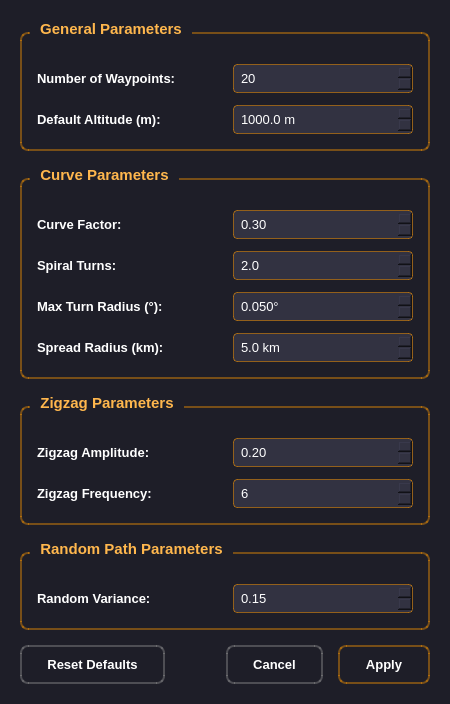
<?xml version="1.0" encoding="UTF-8"?>
<ui version="4.0">
 <class>CPathSettingsDialog</class>
 <widget class="QDialog" name="CPathSettingsDialog">
  <property name="geometry">
   <rect>
    <x>0</x>
    <y>0</y>
    <width>450</width>
    <height>570</height>
   </rect>
  </property>
  <property name="windowTitle">
   <string>Path Generator Settings</string>
  </property>
  <property name="styleSheet">
   <string notr="true">QDialog {
    background-color: rgb(30, 30, 40);
    color: white;
}
QLabel {
    color: white;
    font-weight: bold;
    font-size: 10pt;
}
QGroupBox {
    color: #FFB74D;
    font-weight: bold;
    font-size: 11pt;
    border: 2px solid rgba(255, 152, 0, 0.4);
    border-radius: 8px;
    margin-top: 12px;
    padding-top: 10px;
}
QGroupBox::title {
    subcontrol-origin: margin;
    subcontrol-position: top left;
    padding: 0 8px;
    left: 10px;
}
QSpinBox, QDoubleSpinBox {
    background-color: rgb(50, 50, 65);
    color: white;
    border: 1px solid rgba(255, 152, 0, 0.5);
    border-radius: 4px;
    padding: 5px;
    font-size: 10pt;
}
QSpinBox:focus, QDoubleSpinBox:focus {
    border: 2px solid rgba(255, 167, 38, 0.8);
}
QPushButton {
    background: qlineargradient(x1:0, y1:0, x2:0, y2:1,
                                stop:0 rgba(255, 152, 0, 0.85),
                                stop:0.5 rgba(245, 124, 0, 0.85),
                                stop:1 rgba(230, 81, 0, 0.85));
    border: 2px solid rgba(255, 152, 0, 0.4);
    color: white;
    padding: 10px 25px;
    border-radius: 8px;
    font-weight: 600;
    font-size: 10pt;
}
QPushButton:hover {
    background: qlineargradient(x1:0, y1:0, x2:0, y2:1,
                                stop:0 rgba(255, 167, 38, 0.9),
                                stop:0.5 rgba(255, 152, 0, 0.9),
                                stop:1 rgba(245, 124, 0, 0.9));
    border: 2px solid rgba(255, 167, 38, 0.6);
}
QPushButton:pressed {
    background: qlineargradient(x1:0, y1:0, x2:0, y2:1,
                                stop:0 rgba(230, 81, 0, 0.9),
                                stop:1 rgba(191, 54, 12, 0.9));
}
QPushButton#pushButton_ResetDefaults {
    background: qlineargradient(x1:0, y1:0, x2:0, y2:1,
                                stop:0 rgba(97, 97, 97, 0.85),
                                stop:1 rgba(66, 66, 66, 0.85));
    border: 2px solid rgba(150, 150, 150, 0.4);
}
QPushButton#pushButton_ResetDefaults:hover {
    background: qlineargradient(x1:0, y1:0, x2:0, y2:1,
                                stop:0 rgba(117, 117, 117, 0.9),
                                stop:1 rgba(97, 97, 97, 0.9));
}
QPushButton#pushButton_Cancel {
    background: qlineargradient(x1:0, y1:0, x2:0, y2:1,
                                stop:0 rgba(97, 97, 97, 0.85),
                                stop:1 rgba(66, 66, 66, 0.85));
    border: 2px solid rgba(150, 150, 150, 0.4);
}
QPushButton#pushButton_Cancel:hover {
    background: qlineargradient(x1:0, y1:0, x2:0, y2:1,
                                stop:0 rgba(117, 117, 117, 0.9),
                                stop:1 rgba(97, 97, 97, 0.9));
}</string>
  </property>
  <layout class="QVBoxLayout" name="verticalLayout">
   <property name="spacing">
    <number>15</number>
   </property>
   <property name="leftMargin">
    <number>20</number>
   </property>
   <property name="topMargin">
    <number>20</number>
   </property>
   <property name="rightMargin">
    <number>20</number>
   </property>
   <property name="bottomMargin">
    <number>20</number>
   </property>
   <item>
    <widget class="QGroupBox" name="groupBox_General">
     <property name="title">
      <string>General Parameters</string>
     </property>
     <layout class="QGridLayout" name="gridLayout">
      <property name="horizontalSpacing">
       <number>15</number>
      </property>
      <property name="verticalSpacing">
       <number>12</number>
      </property>
      <property name="leftMargin">
       <number>15</number>
      </property>
      <property name="topMargin">
       <number>20</number>
      </property>
      <property name="rightMargin">
       <number>15</number>
      </property>
      <property name="bottomMargin">
       <number>15</number>
      </property>
      <item row="0" column="0">
       <widget class="QLabel" name="label_NumWaypoints">
        <property name="text">
         <string>Number of Waypoints:</string>
        </property>
        <property name="toolTip">
         <string>Number of intermediate waypoints to generate in the path (2-100)</string>
        </property>
       </widget>
      </item>
      <item row="0" column="1">
       <widget class="QSpinBox" name="spinBox_NumWaypoints">
        <property name="minimum">
         <number>2</number>
        </property>
        <property name="maximum">
         <number>100</number>
        </property>
        <property name="value">
         <number>20</number>
        </property>
       </widget>
      </item>
      <item row="1" column="0">
       <widget class="QLabel" name="label_Altitude">
        <property name="text">
         <string>Default Altitude (m):</string>
        </property>
        <property name="toolTip">
         <string>Default altitude in meters for generated waypoints</string>
        </property>
       </widget>
      </item>
      <item row="1" column="1">
       <widget class="QDoubleSpinBox" name="doubleSpinBox_Altitude">
        <property name="decimals">
         <number>1</number>
        </property>
        <property name="minimum">
         <double>0.000000000000000</double>
        </property>
        <property name="maximum">
         <double>50000.000000000000000</double>
        </property>
        <property name="singleStep">
         <double>100.000000000000000</double>
        </property>
        <property name="value">
         <double>1000.000000000000000</double>
        </property>
        <property name="suffix">
         <string> m</string>
        </property>
       </widget>
      </item>
     </layout>
    </widget>
   </item>
   <item>
    <widget class="QGroupBox" name="groupBox_Curve">
     <property name="title">
      <string>Curve Parameters</string>
     </property>
     <layout class="QGridLayout" name="gridLayout_2">
      <property name="horizontalSpacing">
       <number>15</number>
      </property>
      <property name="verticalSpacing">
       <number>12</number>
      </property>
      <property name="leftMargin">
       <number>15</number>
      </property>
      <property name="topMargin">
       <number>20</number>
      </property>
      <property name="rightMargin">
       <number>15</number>
      </property>
      <property name="bottomMargin">
       <number>15</number>
      </property>
      <item row="0" column="0">
       <widget class="QLabel" name="label_CurveFactor">
        <property name="text">
         <string>Curve Factor:</string>
        </property>
        <property name="toolTip">
         <string>Controls curve intensity (0.0 = straight, 1.0 = maximum curve)</string>
        </property>
       </widget>
      </item>
      <item row="0" column="1">
       <widget class="QDoubleSpinBox" name="doubleSpinBox_CurveFactor">
        <property name="decimals">
         <number>2</number>
        </property>
        <property name="minimum">
         <double>0.000000000000000</double>
        </property>
        <property name="maximum">
         <double>1.000000000000000</double>
        </property>
        <property name="singleStep">
         <double>0.050000000000000</double>
        </property>
        <property name="value">
         <double>0.300000000000000</double>
        </property>
       </widget>
      </item>
      <item row="1" column="0">
       <widget class="QLabel" name="label_SpiralTurns">
        <property name="text">
         <string>Spiral Turns:</string>
        </property>
        <property name="toolTip">
         <string>Number of spiral rotations for spiral path type (0.5-10)</string>
        </property>
       </widget>
      </item>
      <item row="1" column="1">
       <widget class="QDoubleSpinBox" name="doubleSpinBox_SpiralTurns">
        <property name="decimals">
         <number>1</number>
        </property>
        <property name="minimum">
         <double>0.500000000000000</double>
        </property>
        <property name="maximum">
         <double>10.000000000000000</double>
        </property>
        <property name="singleStep">
         <double>0.500000000000000</double>
        </property>
        <property name="value">
         <double>2.000000000000000</double>
        </property>
       </widget>
      </item>
      <item row="2" column="0">
       <widget class="QLabel" name="label_MaxTurnRadius">
        <property name="text">
         <string>Max Turn Radius (°):</string>
        </property>
        <property name="toolTip">
         <string>Maximum turn radius in degrees for L-curve paths</string>
        </property>
       </widget>
      </item>
      <item row="2" column="1">
       <widget class="QDoubleSpinBox" name="doubleSpinBox_MaxTurnRadius">
        <property name="decimals">
         <number>3</number>
        </property>
        <property name="minimum">
         <double>0.010000000000000</double>
        </property>
        <property name="maximum">
         <double>0.200000000000000</double>
        </property>
        <property name="singleStep">
         <double>0.010000000000000</double>
        </property>
        <property name="value">
         <double>0.050000000000000</double>
        </property>
        <property name="suffix">
         <string>°</string>
        </property>
       </widget>
      </item>
      <item row="3" column="0">
       <widget class="QLabel" name="label_SpreadRadius">
        <property name="text">
         <string>Spread Radius (km):</string>
        </property>
        <property name="toolTip">
         <string>Maximum lateral spread of the trajectory from the main path in kilometers</string>
        </property>
       </widget>
      </item>
      <item row="3" column="1">
       <widget class="QDoubleSpinBox" name="doubleSpinBox_SpreadRadius">
        <property name="decimals">
         <number>1</number>
        </property>
        <property name="minimum">
         <double>0.500000000000000</double>
        </property>
        <property name="maximum">
         <double>100.000000000000000</double>
        </property>
        <property name="singleStep">
         <double>1.000000000000000</double>
        </property>
        <property name="value">
         <double>5.000000000000000</double>
        </property>
        <property name="suffix">
         <string> km</string>
        </property>
       </widget>
      </item>
     </layout>
    </widget>
   </item>
   <item>
    <widget class="QGroupBox" name="groupBox_Zigzag">
     <property name="title">
      <string>Zigzag Parameters</string>
     </property>
     <layout class="QGridLayout" name="gridLayout_3">
      <property name="horizontalSpacing">
       <number>15</number>
      </property>
      <property name="verticalSpacing">
       <number>12</number>
      </property>
      <property name="leftMargin">
       <number>15</number>
      </property>
      <property name="topMargin">
       <number>20</number>
      </property>
      <property name="rightMargin">
       <number>15</number>
      </property>
      <property name="bottomMargin">
       <number>15</number>
      </property>
      <item row="0" column="0">
       <widget class="QLabel" name="label_ZigzagAmplitude">
        <property name="text">
         <string>Zigzag Amplitude:</string>
        </property>
        <property name="toolTip">
         <string>Amplitude of zigzag as fraction of total distance (0.05-0.5)</string>
        </property>
       </widget>
      </item>
      <item row="0" column="1">
       <widget class="QDoubleSpinBox" name="doubleSpinBox_ZigzagAmplitude">
        <property name="decimals">
         <number>2</number>
        </property>
        <property name="minimum">
         <double>0.050000000000000</double>
        </property>
        <property name="maximum">
         <double>0.500000000000000</double>
        </property>
        <property name="singleStep">
         <double>0.050000000000000</double>
        </property>
        <property name="value">
         <double>0.200000000000000</double>
        </property>
       </widget>
      </item>
      <item row="1" column="0">
       <widget class="QLabel" name="label_ZigzagFrequency">
        <property name="text">
         <string>Zigzag Frequency:</string>
        </property>
        <property name="toolTip">
         <string>Number of zigzag oscillations (2-20)</string>
        </property>
       </widget>
      </item>
      <item row="1" column="1">
       <widget class="QSpinBox" name="spinBox_ZigzagFrequency">
        <property name="minimum">
         <number>2</number>
        </property>
        <property name="maximum">
         <number>20</number>
        </property>
        <property name="value">
         <number>6</number>
        </property>
       </widget>
      </item>
     </layout>
    </widget>
   </item>
   <item>
    <widget class="QGroupBox" name="groupBox_Random">
     <property name="title">
      <string>Random Path Parameters</string>
     </property>
     <layout class="QGridLayout" name="gridLayout_4">
      <property name="horizontalSpacing">
       <number>15</number>
      </property>
      <property name="verticalSpacing">
       <number>12</number>
      </property>
      <property name="leftMargin">
       <number>15</number>
      </property>
      <property name="topMargin">
       <number>20</number>
      </property>
      <property name="rightMargin">
       <number>15</number>
      </property>
      <property name="bottomMargin">
       <number>15</number>
      </property>
      <item row="0" column="0">
       <widget class="QLabel" name="label_RandomVariance">
        <property name="text">
         <string>Random Variance:</string>
        </property>
        <property name="toolTip">
         <string>Variance factor for random path generation (0.05-0.5)</string>
        </property>
       </widget>
      </item>
      <item row="0" column="1">
       <widget class="QDoubleSpinBox" name="doubleSpinBox_RandomVariance">
        <property name="decimals">
         <number>2</number>
        </property>
        <property name="minimum">
         <double>0.050000000000000</double>
        </property>
        <property name="maximum">
         <double>0.500000000000000</double>
        </property>
        <property name="singleStep">
         <double>0.050000000000000</double>
        </property>
        <property name="value">
         <double>0.150000000000000</double>
        </property>
       </widget>
      </item>
     </layout>
    </widget>
   </item>
   <item>
    <spacer name="verticalSpacer">
     <property name="orientation">
      <enum>Qt::Vertical</enum>
     </property>
     <property name="sizeHint" stdset="0">
      <size>
       <width>20</width>
       <height>10</height>
      </size>
     </property>
    </spacer>
   </item>
   <item>
    <layout class="QHBoxLayout" name="horizontalLayout_Buttons">
     <property name="spacing">
      <number>15</number>
     </property>
     <item>
      <widget class="QPushButton" name="pushButton_ResetDefaults">
       <property name="text">
        <string>Reset Defaults</string>
       </property>
      </widget>
     </item>
     <item>
      <spacer name="horizontalSpacer">
       <property name="orientation">
        <enum>Qt::Horizontal</enum>
       </property>
       <property name="sizeHint" stdset="0">
        <size>
         <width>40</width>
         <height>20</height>
        </size>
       </property>
      </spacer>
     </item>
     <item>
      <widget class="QPushButton" name="pushButton_Cancel">
       <property name="text">
        <string>Cancel</string>
       </property>
      </widget>
     </item>
     <item>
      <widget class="QPushButton" name="pushButton_Apply">
       <property name="text">
        <string>Apply</string>
       </property>
      </widget>
     </item>
    </layout>
   </item>
  </layout>
 </widget>
 <resources/>
 <connections/>
</ui>
